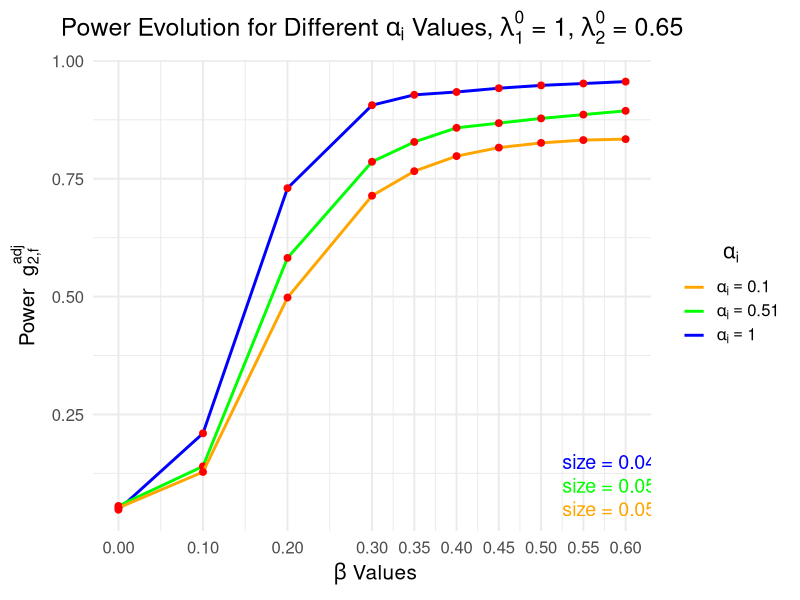

The R source for this figure:
# Load the ggplot2 package
library(ggplot2)

# Define the values of beta and corresponding power for alpha_1 = 1
beta_values <- c(0, 0.1, 0.2, 0.3, 0.35, 0.4, 0.45, 0.5, 0.55, 0.6)
power_values_alpha1_1 <- c(0.048,
                           0.21,
                           0.73,
                           0.906,
                           0.928,
                           0.934,
                           0.942,
                           0.948,
                           0.952,
                           0.956
)

# Define the values of power for alpha_1 = 0.51
power_values_alpha1_051 <- c(0.056,
                             0.14,
                             0.582,
                             0.786,
                             0.828,
                             0.858,
                             0.868,
                             0.878,
                             0.886,
                             0.894
)

# Define the values of power for alpha_i = 0.1
power_values_alpha1_01 <- c(0.052,
                            0.128,
                            0.498,
                            0.714,
                            0.766,
                            0.798,
                            0.816,
                            0.826,
                            0.832,
                            0.834
)

# Create a data frame for plotting
data <- data.frame(beta = beta_values, 
                   power_alpha1_1 = power_values_alpha1_1, 
                   power_alpha1_051 = power_values_alpha1_051,
                   power_alpha1_01 = power_values_alpha1_01)

# Plot the power curves
p <- ggplot(data) +
  geom_line(aes(x = beta, y = power_alpha1_1, color = "alpha1_1"), size = 1) +  # Line for alpha_1 = 1
  geom_point(aes(x = beta, y = power_alpha1_1), color = "red", size = 2) +      # Red points for alpha_1 = 1
  geom_line(aes(x = beta, y = power_alpha1_051, color = "alpha1_051"), size = 1) + # Line for alpha_1 = 0.51
  geom_point(aes(x = beta, y = power_alpha1_051), color = "red", size = 2) +    # Red points for alpha_1 = 0.51
  geom_line(aes(x = beta, y = power_alpha1_01, color = "alpha1_01"), size = 1) +  # Line for alpha_1 = 0.1
  geom_point(aes(x = beta, y = power_alpha1_01), color = "red", size = 2) +     # Red points for alpha_1 = 0.1
  scale_x_continuous(breaks = beta_values) +                                    # Force all beta coefficients on the x-axis
  ggtitle(expression("Power Evolution for Different " * alpha[i] * " Values, " * lambda[1]^0 * " = 1, " * lambda[2]^0 * " = 0.65")) +  # Add a title with Greek letters
  xlab(expression(" " * beta * " Values")) +                                    # Label the x-axis
  ylab(expression("Power  " * g[2*","*f,]^{adj})) +                             # Label the y-axis
  theme_minimal(base_size = 15) +                                               # Apply a minimal theme with larger base text size
  scale_color_manual(name = expression(alpha[i]),                               # Create a legend with Greek letters
                     labels = c(expression(alpha[i] == 0.1), 
                                expression(alpha[i] == 0.51), 
                                expression(alpha[i] == 1.00)),                  # Main legend for alpha values
                     values = c("alpha1_1" = "blue", "alpha1_051" = "green", "alpha1_01" = "orange")) +  # Define colors for the lines
  theme(legend.position = "right",                                              # Place legend on the right
        plot.title = element_text(hjust = 0.5),                                 # Center align the title
        legend.text.align = 0,                                                  # Left-align legend text
        legend.title.align = 0.5)                                               # Center-align legend title

# Manually adding size text to the bottom right corner
p + annotate("text", x = 0.525, y = 0.05, label = "size = 0.052", color = "orange", hjust = 0, size = 5) +  # for alpha = 0.1
  annotate("text", x = 0.525, y = 0.1, label = "size = 0.056", color = "green", hjust = 0, size = 5) +   # for alpha = 0.51
  annotate("text", x = 0.525, y = 0.15, label = "size = 0.048", color = "blue", hjust = 0, size = 5)     # for alpha = 1.00
